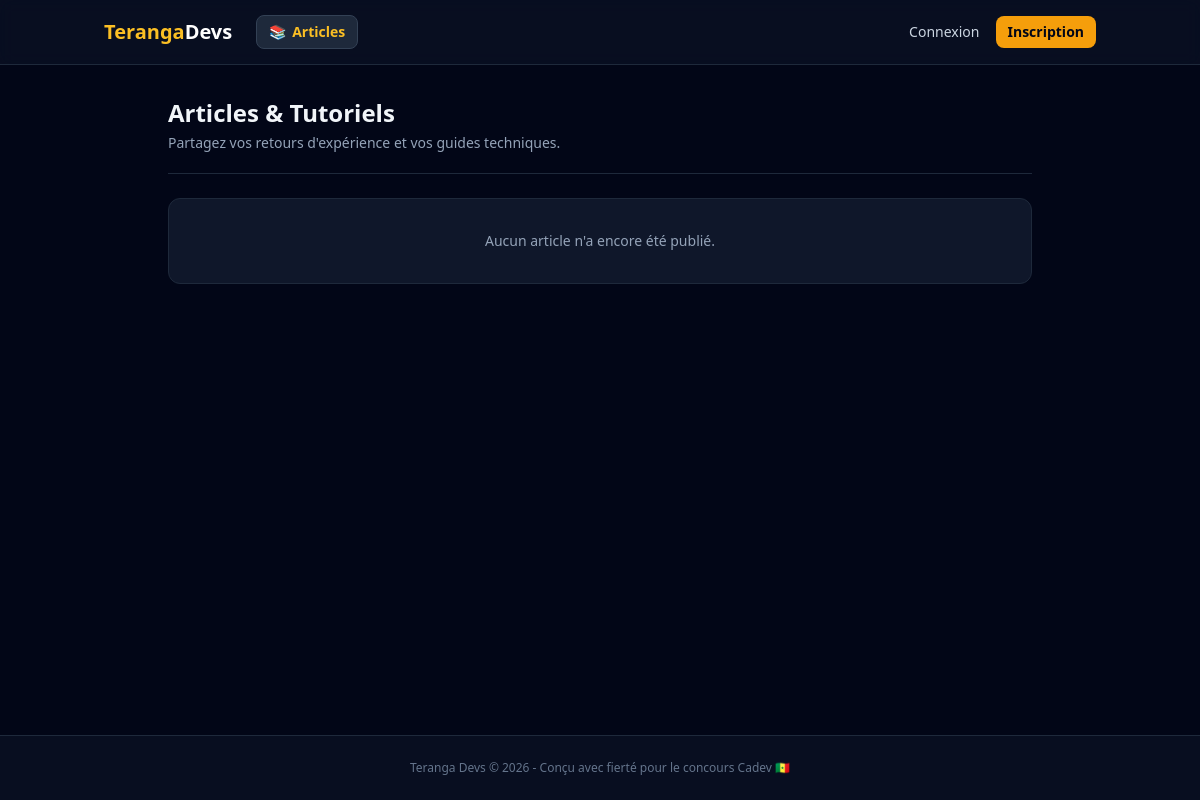
The app's page /articles.php, older data.
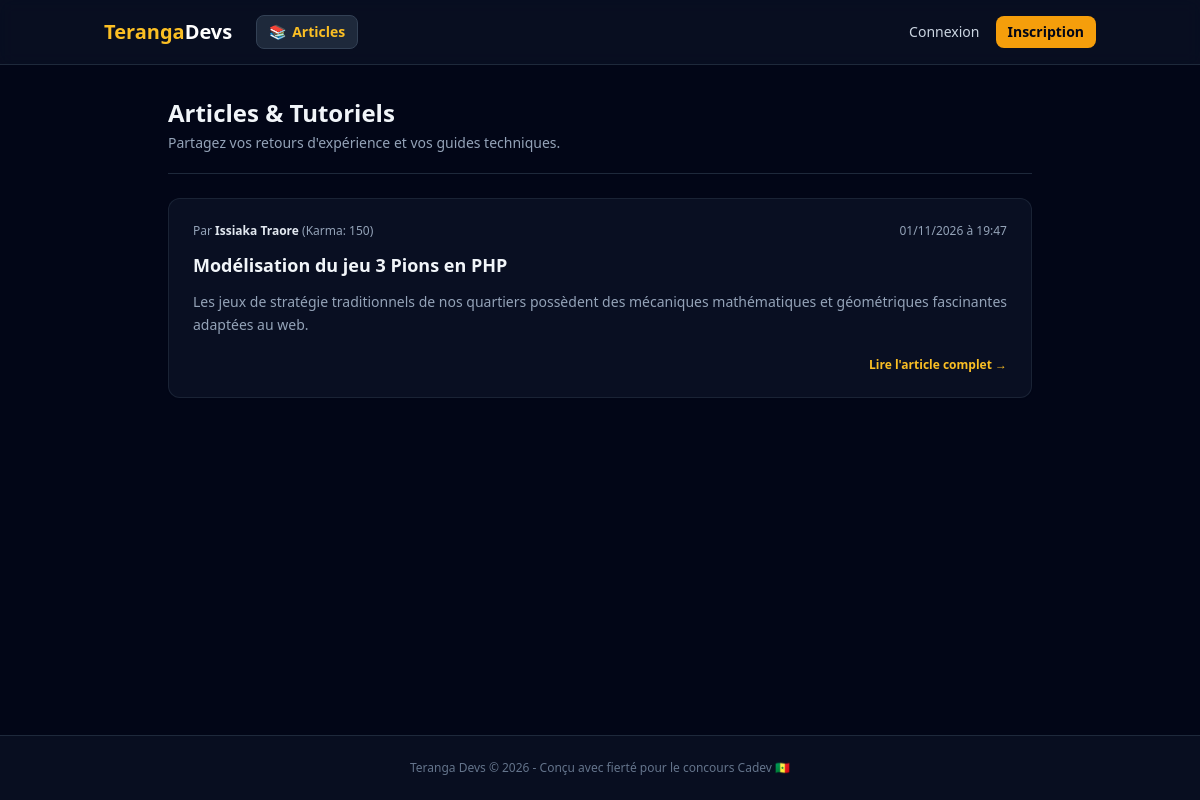
The same page, newer data.
### tables this page shows
CREATE TABLE IF NOT EXISTS articles (
    id INT AUTO_INCREMENT PRIMARY KEY,
    user_id INT NOT NULL,
    titre VARCHAR(255) NOT NULL,
    contenu TEXT NOT NULL,
    votes INT DEFAULT 0,
    date_creation DATETIME DEFAULT CURRENT_TIMESTAMP,
    CONSTRAINT fk_article_user FOREIGN KEY (user_id) REFERENCES users(id) ON DELETE CASCADE
);

CREATE TABLE IF NOT EXISTS users (
    id INT AUTO_INCREMENT PRIMARY KEY,
    nom VARCHAR(100) NOT NULL,
    prenom VARCHAR(100) NOT NULL,
    email VARCHAR(150) NOT NULL UNIQUE,
    mot_de_passe VARCHAR(255) NOT NULL,
    reputation INT DEFAULT 0,
    karma INT DEFAULT 0,
    date_creation DATETIME DEFAULT CURRENT_TIMESTAMP
);

### articles.php (the view, shortened to what this page needs)
<?php
require_once 'config/db.php';
try {
    $stmt = $pdo->query("
        SELECT a.*, u.nom, u.prenom, u.reputation
        FROM articles a
        JOIN users u ON a.user_id = u.id
        ORDER BY a.date_creation DESC
    ");
    $articles = $stmt->fetchAll();
} catch (Exception $e) {
    $articles = [];
}
?>
<!DOCTYPE html>
<html lang="fr" class="dark">
<head>
    <script src="https://cdn.tailwindcss.com"></script>
</head>
<body class="bg-slate-950 text-slate-100 font-sans min-h-screen flex flex-col justify-between">
    <nav class="border-b border-slate-800 bg-slate-900/50 backdrop-blur sticky top-0 z-50">
        <div class="max-w-5xl mx-auto px-4 h-16 flex items-center justify-between">
            <div class="flex items-center space-x-6">
                <a href="index.php" class="font-bold text-xl text-amber-400">Teranga<span class="text-white">Devs</span></a>
                <a href="articles.php" class="text-sm bg-slate-800 hover:bg-slate-700 text-amber-400 font-semibold px-3 py-1.5 rounded-lg border border-slate-700 transition flex items-center gap-1.5">
                    <span>📚</span> Articles
                </a>
            </div>
            <div class="flex items-center space-x-4">
                <?php if (isset($_SESSION['user_id'])): ?>
                    <a href="profile.php" class="text-sm bg-slate-800 hover:bg-slate-700 text-slate-200 px-3 py-1.5 rounded-lg transition flex items-center gap-1.5">
                        <span>👤</span> Mon Profil
                    </a>
                    <span class="text-slate-400 text-sm hidden md:inline">|</span>
                    <a href="logout.php" class="text-sm bg-red-600/20 text-red-400 hover:bg-red-600/30 px-3 py-1.5 rounded-lg transition">Déconnexion</a>
                <?php else: ?>
                    <a href="login.php" class="text-sm text-slate-300 hover:text-white transition">Connexion</a>
                    <a href="register.php" class="text-sm bg-amber-500 hover:bg-amber-400 text-slate-950 font-semibold px-3 py-1.5 rounded-lg transition">Inscription</a>
                <?php endif; ?>
            </div>
        </div>
    </nav>
    <main class="max-w-4xl mx-auto px-4 py-8 flex-grow w-full space-y-6">
        <div class="flex items-center justify-between border-b border-slate-800 pb-5">
            <div>
                <h1 class="text-2xl font-bold text-slate-100">Articles & Tutoriels</h1>
                <p class="text-sm text-slate-400 mt-1">Partagez vos retours d'expérience et vos guides techniques.</p>
            </div>
        </div>
        <div class="space-y-4">
            <?php if (empty($articles)): ?>
                <div class="bg-slate-900 border border-slate-800 rounded-xl p-8 text-center space-y-3">
                    <p class="text-slate-400 text-sm">Aucun article n'a encore été publié.</p>
                </div>
            <?php else: ?>
                <?php foreach ($articles as $art): ?>
                    <article class="bg-slate-900/60 border border-slate-800/80 hover:border-slate-700/80 rounded-xl p-6 transition shadow-sm space-y-3">
                        <div class="flex items-center justify-between text-xs text-slate-400">
                            <span>Par <strong class="text-slate-200"><?= htmlspecialchars($art['prenom'] . ' ' . $art['nom']) ?></strong> (Karma: <?= $art['reputation'] ?? 0 ?>)</span>
                            <span><?= date('d/m/Y à H:i', strtotime($art['date_creation'])) ?></span>
                        </div>
                        <h2 class="text-lg font-bold text-slate-100 hover:text-amber-400 transition">
                            <a href="article_read.php?id=<?= $art['id'] ?>">
                                <?= htmlspecialchars($art['titre']) ?>
                            </a>
                        </h2>
                        <p class="text-sm text-slate-400 line-clamp-3 leading-relaxed">
                            <?= htmlspecialchars(mb_strimwidth(strip_tags($art['contenu']), 0, 180, "...")) ?>
                        </p>
                        <div class="pt-2 flex justify-end">
                            <a href="article_read.php?id=<?= $art['id'] ?>" class="text-xs text-amber-400 hover:underline flex items-center gap-1 font-semibold">
                                Lire l'article complet &rarr;
                            </a>
                        </div>
                    </article>
                <?php endforeach; ?>
            <?php endif; ?>
        </div>
    </main>
   <?php
require_once 'includes/footer.php';
?>

### includes/footer.php (shortened to what this page needs)
    <footer class="border-t border-slate-800 bg-slate-900/50 py-6 text-center text-xs text-slate-500 mt-12">
        <p>Teranga Devs &copy; 2026 - Conçu avec fierté pour le concours Cadev 🇸🇳</p>
    </footer>
</body>
</html>

Row changes from the older to the newer data that the page shows:
added articles: user.nom "Issiaka Traore", user.reputation "150", date_creation "01/11/2026 à 19:47", titre "Modélisation du jeu 3 Pions en PHP", contenu "Les jeux de stratégie traditionnels de nos quartiers possèdent des mécaniques mathématiques et géométriques fascinantes adaptées au web."
Text that changed along with them:
text no longer shown: "Aucun article n'a encore été publié."
